Frame 1 (no input): blank canvas, image omitted
Frame 60 (the mouse pressed at the canvas centre just before this capture): blank canvas, image omitted
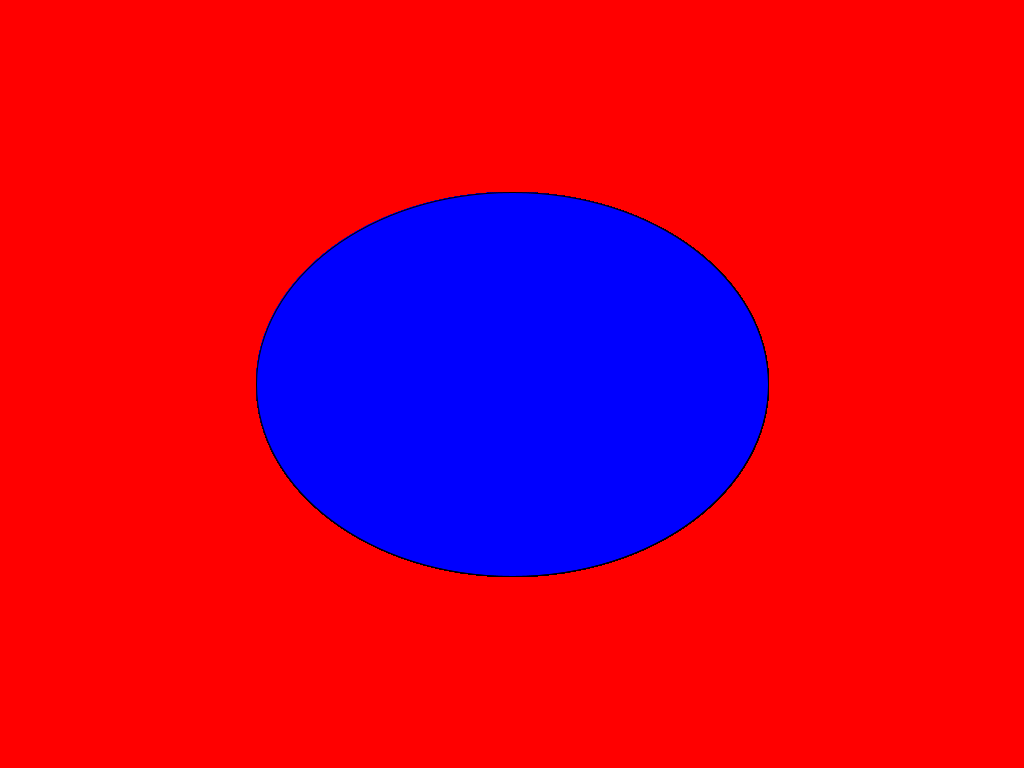
Frame 120 (the mouse held since frame 60 and released just before this capture)

The Processing sketch whose frames 1 and 60 were blank and that drew this single picture after the mouse press (run headless with seeded random() and noise(); from frame 60 on, the mouse is pressed at the canvas centre):

// Processing sketch: processing_89060
// ── processing_89060.pde

void setup() {
  size(1024,768);
  background(255,0,0);
}

void draw() {
  fill(0,0,255);
  ellipse(mouseX,mouseY,pmouseX,pmouseY);
}
